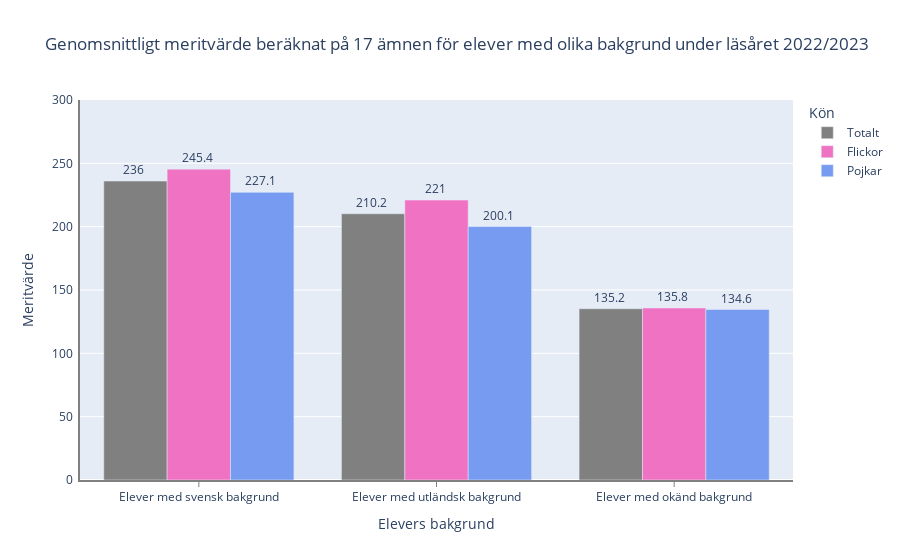

Notebook code cell kept with this figure:
### Code cell
fig = px.bar(
    df_student_origin_23,
    x="Elevers bakgrund",
    y=["Totalt", "Flickor", "Pojkar"],
    barmode="group",
    title="Genomsnittligt meritvärde beräknat på 17 ämnen för elever med olika bakgrund under läsåret 2022/2023",
    color_discrete_map={"Totalt": "gray", "Flickor": "#F073C3", "Pojkar": "#769BF0"},
    text_auto=True
).update_layout(
    yaxis_title="Meritvärde",
    legend_title="Kön",
    yaxis_range=[0, 300],
    yaxis=dict(tickmode="linear", tick0=0, dtick=50),
)
names = {"variable": "Kön", "value": "%"}
fig.for_each_trace(
    lambda t: t.update(
        hovertemplate=t.hovertemplate.replace("variable", names["variable"]).replace(
            "value", names["value"]
        )
    )
)
fig.update_traces(textposition="outside")
fig.update_yaxes(
    ticksuffix=" ",
    showline=True,
    linewidth=2,
    linecolor="gray",
    showticklabels=True,
)
fig.update_xaxes(
    showline=True,
    linewidth=2,
    linecolor="gray",
    showticklabels=True,
    ticks="outside",
    tickcolor="gray",
)

fig.show()

### Figure 1 — Plotly figure (JSON) as saved in the notebook; plotly's stock layout.template omitted (floating-point values rounded to 4 significant figures)
{"data": [{"alignmentgroup": "True", "hovertemplate": "Kön=Totalt<br>Elevers bakgrund=%{x}<br>%=%{y}<extra></extra>", "legendgroup": "Totalt", "marker": {"color": "gray", "pattern": {"shape": ""}}, "name": "Totalt", "offsetgroup": "Totalt", "orientation": "v", "showlegend": true, "textposition": "outside", "texttemplate": "%{y}", "type": "bar", "x": ["Elever med svensk bakgrund", "Elever med utländsk bakgrund", "Elever med okänd bakgrund"], "xaxis": "x", "y": [236, 210.2, 135.2], "yaxis": "y"}, {"alignmentgroup": "True", "hovertemplate": "Kön=Flickor<br>Elevers bakgrund=%{x}<br>%=%{y}<extra></extra>", "legendgroup": "Flickor", "marker": {"color": "#F073C3", "pattern": {"shape": ""}}, "name": "Flickor", "offsetgroup": "Flickor", "orientation": "v", "showlegend": true, "textposition": "outside", "texttemplate": "%{y}", "type": "bar", "x": ["Elever med svensk bakgrund", "Elever med utländsk bakgrund", "Elever med okänd bakgrund"], "xaxis": "x", "y": [245.4, 221, 135.8], "yaxis": "y"}, {"alignmentgroup": "True", "hovertemplate": "Kön=Pojkar<br>Elevers bakgrund=%{x}<br>%=%{y}<extra></extra>", "legendgroup": "Pojkar", "marker": {"color": "#769BF0", "pattern": {"shape": ""}}, "name": "Pojkar", "offsetgroup": "Pojkar", "orientation": "v", "showlegend": true, "textposition": "outside", "texttemplate": "%{y}", "type": "bar", "x": ["Elever med svensk bakgrund", "Elever med utländsk bakgrund", "Elever med okänd bakgrund"], "xaxis": "x", "y": [227.1, 200.1, 134.6], "yaxis": "y"}], "layout": {"barmode": "group", "legend": {"title": {"text": "Kön"}, "tracegroupgap": 0}, "title": {"text": "Genomsnittligt meritvärde beräknat på 17 ämnen för elever med olika bakgrund under läsåret 2022/2023"}, "xaxis": {"anchor": "y", "domain": [0, 1], "linecolor": "gray", "linewidth": 2, "showline": true, "showticklabels": true, "tickcolor": "gray", "ticks": "outside", "title": {"text": "Elevers bakgrund"}}, "yaxis": {"anchor": "x", "domain": [0, 1], "dtick": 50, "linecolor": "gray", "linewidth": 2, "range": [0, 300], "showline": true, "showticklabels": true, "tick0": 0, "tickmode": "linear", "ticksuffix": " ", "title": {"text": "Meritvärde"}}}}
